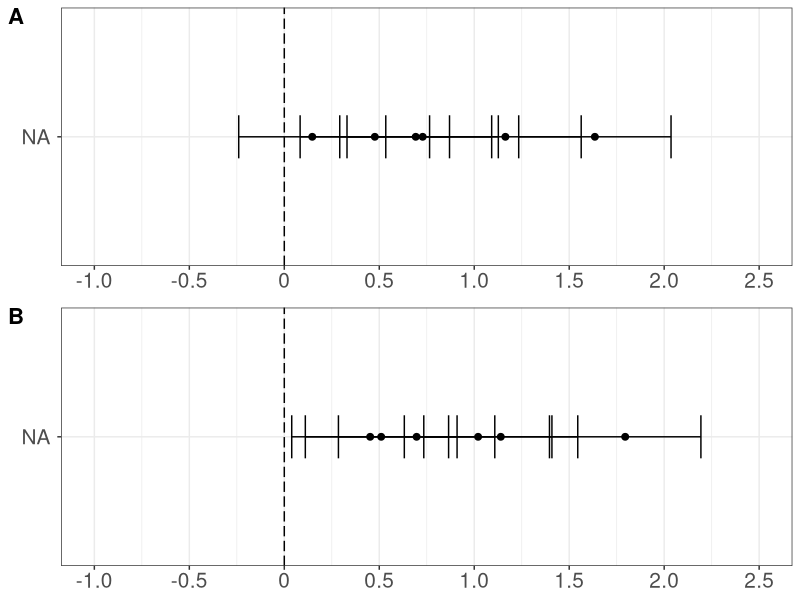
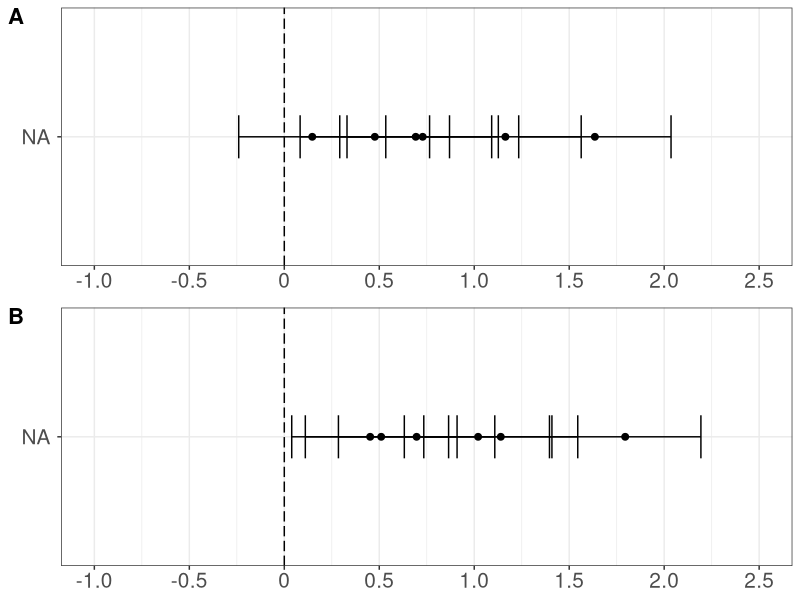

Write R code to recreate these figures, in order.

## Anonymous
# America's Racial Framework of Superiority and Americanness Embedded in Natural Language

## Script date: 27 Dec 2023

# Install and load packages ----------------------------------------------------

if(!require("tidyverse")){install.packages("tidyverse", dependencies = TRUE); require("tidyverse")}
if(!require("ggplot2")){install.packages("ggplot2", dependencies = TRUE); require("ggplot2")}
if(!require("ggpubr")){install.packages("ggpubr", dependencies = TRUE); require("ggpubr")}

# Import the dataset -----------------------------------------------------------

# Import WEAT results
setwd("Results")

# Change below line of code to test different threshold values to compile names
weat_table = read.csv('weat_results_70.csv')
# weat_table = read.csv('weat_results_60.csv')
# weat_table = read.csv('weat_results_7020.csv')

# Filter WEAT results in the superiority dimension
superior_table <- weat_table %>% 
  filter(dimensions == "Superiority") %>%
  mutate(groups = factor(groups, levels = c("Black v. Hispanic people",
                                            "Asian v. Hispanic people",
                                            "Asian v. Black people",
                                            "White v. Hispanic people",
                                            "White v. Asian people",
                                            "White v. Black people")))

# Filter WEAT results in the Americanness dimension
american_table <- weat_table %>% 
  filter(dimensions == "Americanness") %>%
  mutate(groups = factor(groups, levels = c("Asian v. Hispanic people",
                                            "Black v. Hispanic people",
                                            "Black v. Asian people",
                                            "White v. Hispanic people",
                                            "White v. Asian people",
                                            "White v. Black people")))

# Generate forest plots for each dimension -------------------------------------

# Change working directory to Plots
setwd("../Plots")

superior_plot <- ggplot(superior_table, aes(x = effect, y = groups, xmin = lower, xmax = upper)) +
  geom_vline(xintercept = 0, linetype = "longdash") + 
  scale_x_continuous(limits = c(-1, 2.5),
                     breaks = c(-1.0, -0.5, 0, 0.5, 1.0, 1.5, 2.0, 2.5),
                     labels = c('-1.0', '-0.5', '0', '0.5', '1.0', '1.5', '2.0', '2.5')) + 
  geom_point(size = 2) +
  geom_errorbarh(height = .2) + 
  theme_bw() + 
  theme(plot.title = element_text(size = 15, hjust = 0.5),
        axis.title.x = element_blank(),
        axis.text.x = element_text(size = 15),
        axis.title.y = element_blank(),
        axis.text.y = element_text(size = 15, margin = margin(l = 10, r = 5)))

american_plot <- ggplot(american_table, aes(x = effect, y = groups, xmin = lower, xmax = upper)) +
  geom_vline(xintercept = 0, linetype = "longdash") + 
  scale_x_continuous(limits = c(-1, 2.5),
                     breaks = c(-1.0, -0.5, 0, 0.5, 1.0, 1.5, 2.0, 2.5),
                     labels = c('-1.0', '-0.5', '0', '0.5', '1.0', '1.5', '2.0', '2.5')) + 
  geom_point(size = 2) +
  geom_errorbarh(height = .2) + 
  theme_bw() + 
  theme(plot.title = element_text(size = 15, hjust = 0.5),
        axis.title.x = element_blank(),
        axis.text.x = element_text(size = 15),
        axis.title.y = element_blank(),
        axis.text.y = element_text(size = 15, margin = margin(l = 10, r = 5)))

# Place them on a single grid and label them -----------------------------------

ggarrange(superior_plot, american_plot, nrow = 2, labels = c("A", "B"), 
          font.label = list(size = 16))

# Change below line of code to plot results using group word stimuli 
# compiled using different threshold values
ggsave(file = "weat_70.pdf", width = 10, height = 6, dpi = "retina")
# ggsave(file = "weat_60.pdf", width = 10, height = 6, dpi = "retina")
# ggsave(file = "weat_7020.pdf", width = 10, height = 6, dpi = "retina")
